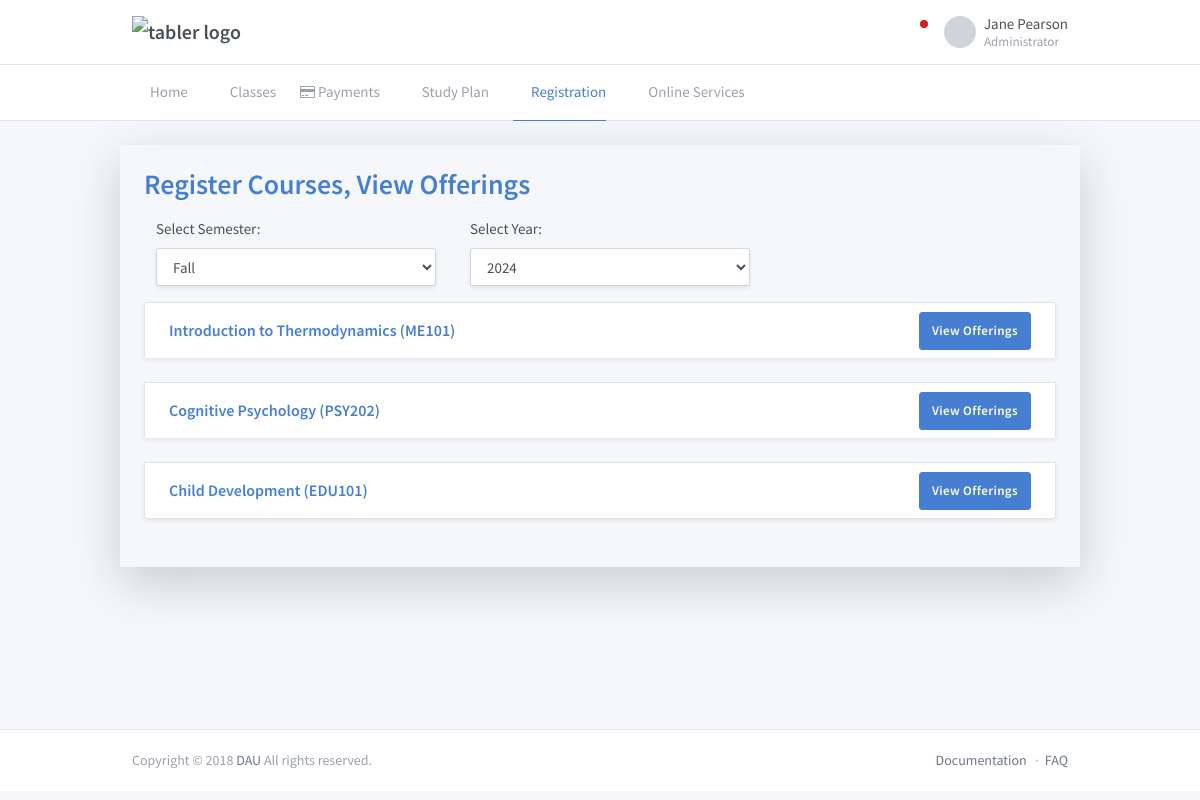
The page /Student/dist/registration.php on the database its author committed.
### tables this page shows
CREATE TABLE `timetables` (
  `TimetableID` int(11) NOT NULL,
  `CourseID` int(11) DEFAULT NULL,
  `ProfessorID` int(11) DEFAULT NULL,
  `DayOfWeek` varchar(100) DEFAULT NULL,
  `RoomID` int(11) DEFAULT NULL,
  `CreatedAt` timestamp NOT NULL DEFAULT current_timestamp(),
  `Semester` enum('Fall','Spring','Summer') NOT NULL,
  `Year` year(4) NOT NULL,
  `time` enum('8:00-9:15','9:30-10:45','11:00-12:15','12:30-13:45','14:00-15:15','15:30-16:45') NOT NULL
);

CREATE TABLE `courses` (
  `CourseID` int(11) NOT NULL,
  `CourseName` varchar(255) NOT NULL,
  `CourseCode` varchar(50) NOT NULL,
  `DepartmentID` varchar(255) NOT NULL,
  `Credits` int(11) DEFAULT NULL,
  `CreatedAt` timestamp NOT NULL DEFAULT current_timestamp(),
  `UpdatedAt` timestamp NOT NULL DEFAULT current_timestamp() ON UPDATE current_timestamp(),
  `CourseAdmin` varchar(255) DEFAULT NULL,
  `GCRLink` varchar(300) DEFAULT NULL,
  `semester` varchar(10) DEFAULT NULL,
  `year` int(11) DEFAULT NULL
);

### Student/dist/DAL/dal.class.php (called while the page is built, shortened)
<?php
class DAL
{
    public $servername = "localhost";
    public $username = "root";
    public $password = "";
    public $dbname = "university_db";
    public function getdata($sql, $params = [])
    {
        $conn = new mysqli($this->servername, $this->username, $this->password, $this->dbname);
        $stmt = $conn->prepare($sql);
        if (!empty($params)) {
            $types = str_repeat('s', count($params));
            $stmt->bind_param($types, ...$params);
        }
        $stmt->execute();
        $result = $stmt->get_result();
        $results = $result->fetch_all(MYSQLI_ASSOC);
        return $results;
    }
}

### Student/dist/DAL/retrieve.class.php (called while the page is built, shortened)
<?php
class UniversityDataRetrieval extends DAL
{
    function getAvailableCourses($userId, $departmentId, $semester, $Year)
    {
        $sql = "
            SELECT c.*,t.*,r.RoomName
            FROM courses c
            LEFT JOIN courseprerequisites cp ON c.CourseID = cp.CourseID
            JOIN timetables t ON c.CourseID = t.CourseID
             left Join rooms r on r.RoomID = t.RoomID
            WHERE
                -- Filter by DepartmentID
                FIND_IN_SET(?, REPLACE(c.DepartmentID, '/', ',')) > 0
                -- Check that all prerequisites are completed by the student
                AND NOT EXISTS (
                    SELECT 1
                    FROM courseprerequisites cp2
                    WHERE cp2.CourseID = c.CourseID
                    AND cp2.PrerequisiteCourseID NOT IN (
                        SELECT e.CourseID
                        FROM student_course_progress scp
                        JOIN enrollments e ON scp.EnrollmentID = e.EnrollmentID
                        WHERE e.UserID = ? AND scp.Status = 'Completed'
                    )
                )
                -- Exclude courses that the student is currently enrolled in
                AND c.CourseID NOT IN (
                    SELECT e.CourseID
                    FROM enrollments e
                    WHERE e.UserID = ? AND e.Role = 'Student'
                )
                -- Include failed courses but allow new ones
                AND (c.CourseID IN (
                    SELECT e.CourseID
                    FROM enrollments e
                    JOIN student_course_progress scp ON e.EnrollmentID = scp.EnrollmentID
                    WHERE e.UserID = ? AND scp.Status = 'Failed'
                ) OR NOT EXISTS (
                    SELECT 1
                    FROM enrollments e2
                    JOIN student_course_progress scp2 ON e2.EnrollmentID = scp2.EnrollmentID
                    WHERE e2.CourseID = c.CourseID AND e2.UserID = ?
                ))
                -- Include only courses that are open in the current year and future years in the timetables
                AND t.Semester=?
                AND t.Year = ?;  -- Check if the year is greater than or equal to the current year
        ";
        return $this->getdata($sql, [$departmentId, $userId, $userId, $userId, $userId, $semester, $Year]);
    }
}

### Student/dist/registration.php (the view, shortened to what this page needs)
<?php
$dataRetrieval = new UniversityDataRetrieval();
$userID = isset($_GET['userID']) ? intval($_GET['userID']) : 5;
$userInfo = $dataRetrieval->getUserInfo($userID);
$semester = isset($_GET['semester']) ? $_GET['semester'] : 'Fall';
$year = isset($_GET['year']) ? $_GET['year'] : date('Y');
$Courses = $dataRetrieval->getAvailableCourses($userID, $userInfo[0]['DepartmentID'], $semester, $year);
?>
<div class="my-3 my-md-5" style="min-height:70dvh">
    <div class="container shadow-lg p-5">
        <h2 class="text-primary"> Register Courses, View Offerings</h2>
        <div style="display:flex; gap:10px">
            <div class="form-group col-lg-4 col-md-12 col-xs-12 ">
                <label for="semesterSelect">Select Semester:</label>
                <select class="form-control shadow-sm" id="semesterSelect" onchange="updateFilters()">
                    <option value="Fall" <?php echo $semester == 'Fall' ? 'selected' : ''; ?>>Fall</option>
                </select>
            </div>
            <div class="form-group col-lg-4 col-md-12 col-xs-12 ">
                <label for="yearSelect">Select Year:</label>
                <select class="form-control shadow-sm" id="yearSelect" onchange="updateFilters()">
                    <?php
                    $currentYear = date('Y');
                    for ($i = 0; $i < 2; $i++) {
                        $yearOption = $currentYear + $i;
                        echo '<option value="' . $yearOption . '" ' . ($year == $yearOption ? 'selected' : '') . '>' . $yearOption . '</option>';
                    }
                    ?>
                </select>
            </div>
        </div>
        <div class="accordion" id="courseAccordion">
            <?php
            $groupedCourses = [];
            foreach ($Courses as $course) {
                $key = $course['CourseName'] . ' (' . $course['CourseCode'] . ')';
                if (!isset($groupedCourses[$key])) {
                    $groupedCourses[$key] = [];
                }
                $groupedCourses[$key][] = $course;
            }
            foreach ($groupedCourses as $key => $courseOfferings) {
                $firstCourseID = $courseOfferings[0]['CourseID'];
            ?>
                <div class="card shadow-sm text-primary">
                    <div class="card-header d-flex justify-content-between align-items-center" id="heading-<?php echo $firstCourseID; ?>">
                        <h5 class="mb-0">
                            <?php echo $key; ?>
                        </h5>
                        <a href="#collapse-<?php echo $firstCourseID; ?>" class="btn btn-primary" data-toggle="collapse" aria-expanded="false" aria-controls="collapse-<?php echo $firstCourseID; ?>">
                            View Offerings
                        </a>
                    </div>
                </div>
            <?php
            }
            ?>
        </div>
    </div>
</div>
</body>
</html>

### rows shown on the page
timetables: CourseID.CourseCode "Introduction to Thermodynamics (ME101)"
timetables: key "Cognitive Psychology (PSY202)"
timetables: key "Child Development (EDU101)"

### other values the page prints
form field value "2024"
